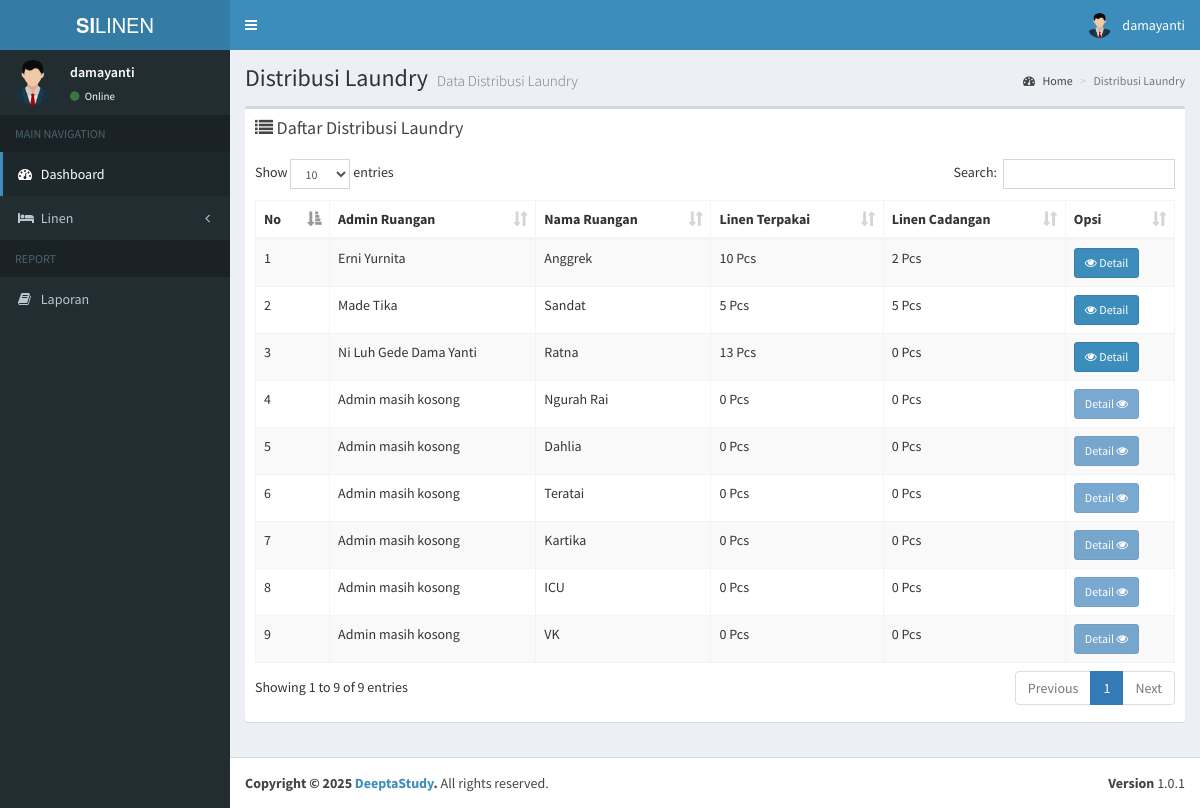
Page /admin/data_distribusi_laundry.php (signed in) on the committed database.
### tables this page shows
CREATE TABLE `users` (
  `id` int(11) NOT NULL,
  `nama` varchar(100) NOT NULL,
  `username` varchar(100) NOT NULL,
  `email` varchar(100) NOT NULL,
  `password` varchar(100) NOT NULL,
  `hak_akses` varchar(25) NOT NULL,
  `status` int(11) NOT NULL,
  `status_ruangan` int(11) DEFAULT NULL
);

CREATE TABLE `ruangan` (
  `id` int(11) NOT NULL,
  `id_user` int(11) DEFAULT NULL,
  `nama_ruangan` varchar(199) NOT NULL,
  `telp_ruangan` varchar(15) NOT NULL,
  `status` int(11) NOT NULL
);

### admin/data_distribusi_laundry.php (the view, shortened to what this page needs)
<?php
include '../koneksi.php';
$additionalCSS = [
    '../assets/plugins/datatables/dataTables.bootstrap.css',
    'https://cdnjs.cloudflare.com/ajax/libs/lightbox2/2.11.3/css/lightbox.min.css',
    '../assets/dist/css/linen.css'
];
$pageTitle = "Distribusi Laundry";
$pageDesc = "Data Distribusi Laundry";
$distribusiLinen = mysqli_query($koneksi, "SELECT
            r.id,
            u.nama as admin_ruangan,
            r.nama_ruangan,
            COALESCE(SUM(lr.linen_terpakai), 0) as total_terpakai,
            COALESCE(SUM(lr.linen_cadangan), 0) as total_cadangan
        FROM ruangan r
        LEFT JOIN linen_ruangan lr ON r.id = lr.id_ruangan
        LEFT JOIN users u ON r.id_user = u.id
        GROUP BY r.id, r.nama_ruangan
        ORDER BY r.id_user DESC");
?>
<section class="content">
    <div class="row">
        <div class="col-xs-12">
            <div class="box">
                <div class="box-header">
                    <h3 class="box-title">
                        <i class="fa fa-list"></i> Daftar Distribusi Laundry
                    </h3>
                </div>
                <div class="box-body">
                    <table id="example1" class="table table-bordered table-striped">
                        <thead>
                            <tr>
                                <th>No</th>
                                <th>Admin Ruangan</th>
                                <th>Nama Ruangan</th>
                                <th>Linen Terpakai</th>
                                <th>Linen Cadangan</th>
                                <th>Opsi</th>
                            </tr>
                        </thead>
                        <tbody>
                            <?php
                            $no = 1;
                            while ($data = mysqli_fetch_assoc($distribusiLinen)):
                            ?>
                                <tr>
                                    <td><?= $no++; ?></td>
                                    <td>
                                        <?= htmlspecialchars($data['admin_ruangan'] ?? 'Admin masih kosong') ?>
                                    </td>
                                    <td><?= htmlspecialchars($data['nama_ruangan']) ?></td>
                                    <td><?= htmlspecialchars($data['total_terpakai']) ?> Pcs</td>
                                    <td><?= htmlspecialchars($data['total_cadangan']) ?> Pcs</td>
                                    <td>
                                        <?php if (!empty($data['admin_ruangan'])): ?>
                                            <a href="detail_distribusi_laundry.php?id=<?= $data['id'] ?>" class="btn btn-sm btn-primary" title="Edit">
                                                <i class="fa fa-eye"></i> Detail
                                            </a>
                                        <?php else: ?>
                                            <button class="btn btn-sm btn-primary" disabled>Detail <i class="fa fa-eye"></i></button>
                                        <?php endif; ?>
                                    </td>
                                </tr>
                            <?php endwhile; ?>
                        </tbody>
                    </table>
                </div>
            </div>
        </div>
    </div>
</section>
<?php
$content = ob_get_clean();
include __DIR__ . '/../layouts/header.php';
echo $content;
include __DIR__ . '/../layouts/footer.php';
?>

### layouts/header.php (shortened to what this page needs)
<?php
    include '../koneksi.php';
    $username = $_SESSION['username'];
    $query = mysqli_query($koneksi, "SELECT * FROM users WHERE username = '$username'");
    $row = mysqli_fetch_assoc($query);
?>
<!DOCTYPE html>
<html>
<head>
    <link rel="stylesheet" href="../assets/bootstrap/css/bootstrap.min.css">
    <link rel="stylesheet" href="https://maxcdn.bootstrapcdn.com/font-awesome/4.4.0/css/font-awesome.min.css">
    <link rel="stylesheet" href="https://code.ionicframework.com/ionicons/2.0.1/css/ionicons.min.css">
    <link rel="stylesheet" href="../assets/dist/css/AdminLTE.min.css">
    <link rel="stylesheet" href="../assets/dist/css/skins/_all-skins.min.css">
    <link rel="stylesheet" href="../assets/plugins/iCheck/flat/blue.css">
    <link rel="stylesheet" href="../assets/plugins/morris/morris.css">
    <link rel="stylesheet" href="../assets/plugins/jvectormap/jquery-jvectormap-1.2.2.css">
    <?php if(!empty($additionalCSS)): ?>
        <?php foreach($additionalCSS as $css): ?>
            <link rel="stylesheet" href="<?= htmlspecialchars($css) ?>">
        <?php endforeach; ?>
    <?php endif; ?>
</head>
<body class="hold-transition skin-blue sidebar-mini">
    <div class="wrapper">
        <header class="main-header">
            <a href="#" class="logo">
                <span class="logo-lg"><b>SI</b>LINEN</span>
            </a>
            <nav class="navbar navbar-static-top" role="navigation">
                <a href="#" class="sidebar-toggle" data-toggle="offcanvas" role="button">
                </a>
                <div class="navbar-custom-menu">
                    <ul class="nav navbar-nav">
                        <li class="dropdown user user-menu">
                            <a href="#" class="dropdown-toggle" data-toggle="dropdown">
                                <img src="../assets/images/avatar.png" class="user-image" alt="User Image">
                                <span class="hidden-xs"><?= $row['username']; ?></span>
                            </a>
                        </li>
                    </ul>
                </div>
            </nav>
        </header>
        <div class="content-wrapper">
            <section class="content-header">
                <h1>
                    <?php echo isset($pageTitle) ? $pageTitle : 'Dashboard'; ?>
                    <small><?php echo isset($pageDesc) ? $pageDesc : 'Control Panel'; ?></small>
                </h1>
                <ol class="breadcrumb">
                    <li><a href="#"><i class="fa fa-dashboard"></i> Home</a></li>
                    <li class="active"><?php echo isset($pageTitle) ? $pageTitle : 'Dashboard'; ?></li>
                </ol>
            </section>
        <?php include __DIR__ . '/navigation.php'; ?>

### layouts/navigation.php (shortened to what this page needs)
<aside class="main-sidebar">
    <section class="sidebar">
        <div class="user-panel">
            <div class="pull-left image">
                <img src="../assets/images/avatar.png" class="img-circle" alt="User Image">
            </div>
            <div class="pull-left info">
                <p><?= $row['username']; ?></p>
                <a href="#"><i class="fa fa-circle text-success"></i> Online</a>
            </div>
        </div>
        <?php
            if ($row['hak_akses'] == 'admin') {
        ?>
        <ul class="sidebar-menu">
            <li class="header">MAIN NAVIGATION</li>
            <li class="<?= $_SESSION['active_menu'] == 'dashboard' ? 'active' : '' ?>">
                <a href="../admin/">
                    <i class="fa fa-dashboard"></i> <span>Dashboard</span>
                </a>
            </li>
            <li class="treeview <?= $_SESSION['active_menu'] == 'pengguna' ? 'active' : '' ?>">
                <a href="#">
                    <i class="fa fa-users"></i> <span>Pengguna</span>
                    <i class="fa fa-angle-left pull-right"></i>
                </a>
                <ul class="treeview-menu">
                    <li><a href="../admin/tambah_pengguna.php"><i class="fa fa-plus"></i> Tambah Pengguna Baru</a></li>
                    <li><a href="../admin/data_pengguna.php"><i class="fa fa-arrow-circle-right"></i> Data Pengguna</a></li>
                </ul>
            </li>
            <li class="<?= $_SESSION['active_menu'] == 'ruangan' ? 'active' : '' ?>">
                <a href="../admin/data_ruangan.php">
                    <i class="fa fa-building"></i> <span>Ruangan</span>
                </a>
            </li>
            <li class="<?= $_SESSION['active_menu'] == 'linen' ? 'active' : '' ?>">
                <a href="../admin/data_linen.php">
                    <i class="fa fa-bed"></i> <span>Linen</span>
                </a>
            </li>
            <li class="<?= $_SESSION['active_menu'] == 'distribusi' ? 'active' : '' ?>">
                <a href="../admin/data_distribusi_laundry.php">
                    <i class="fa fa-tint"></i> <span>Distribusi Laundry</span>
                </a>
            </li>
            <li class="<?= $_SESSION['active_menu'] == 'kotor' ? 'active' : '' ?>">
                <a href="../admin/data_linen_kotor.php">
                    <i class="fa fa-exclamation-circle"></i> <span>Linen Kotor</span>
                </a>
            </li>
            <li class="header">REPORT</li>
            <li><a href="#"><i class="fa fa-book"></i> <span>Laporan</span></a></li>
        </ul>
        <?php
            }else if($row['hak_akses'] == 'admin_ruangan'){
        ?>
        <ul class="sidebar-menu">
            <li class="header">MAIN NAVIGATION</li>
            <li class="active">
                <a href="#">
                    <i class="fa fa-dashboard"></i> <span>Dashboard</span>
                </a>
            </li>
            <li class="treeview">
                <a href="#">
                    <i class="fa fa-bed"></i> <span>Linen</span>
                    <i class="fa fa-angle-left pull-right"></i>
                </a>
            </li>
            <li class="header">REPORT</li>
            <li><a href="#"><i class="fa fa-book"></i> <span>Laporan</span></a></li>
        </ul>
        <?php
            }else if($row['hak_akses'] == 'petugas_laundry'){
        ?>
        <?php
            }else if($row['hak_akses'] == 'kepala_penanggung_jawab'){
        ?>
        <?php
            }
        ?>
    </section>
</aside>

### rows in the picture
users: username "damayanti"
ruangan: id_user.nama "Erni Yurnita", nama_ruangan "Anggrek", total_terpakai "10", total_cadangan "2"
ruangan: id_user.nama "Made Tika", nama_ruangan "Sandat", total_terpakai "5", total_cadangan "5"
ruangan: id_user.nama "Ni Luh Gede Dama Yanti", nama_ruangan "Ratna", total_terpakai "13", total_cadangan "0"
ruangan: admin_ruangan "Admin masih kosong", nama_ruangan "Ngurah Rai", total_terpakai "0", total_cadangan "0", shows "Detail"
ruangan: admin_ruangan "Admin masih kosong", nama_ruangan "Dahlia", total_terpakai "0", total_cadangan "0", shows "Detail"
ruangan: admin_ruangan "Admin masih kosong", nama_ruangan "Teratai", total_terpakai "0", total_cadangan "0", shows "Detail"
ruangan: admin_ruangan "Admin masih kosong", nama_ruangan "Kartika", total_terpakai "0", total_cadangan "0", shows "Detail"
ruangan: admin_ruangan "Admin masih kosong", nama_ruangan "ICU", total_terpakai "0", total_cadangan "0", shows "Detail"
ruangan: admin_ruangan "Admin masih kosong", nama_ruangan "VK", total_terpakai "0", total_cadangan "0", shows "Detail"

### other values in the picture
$pageTitle "Distribusi Laundry"
$pageDesc "Data Distribusi Laundry"
